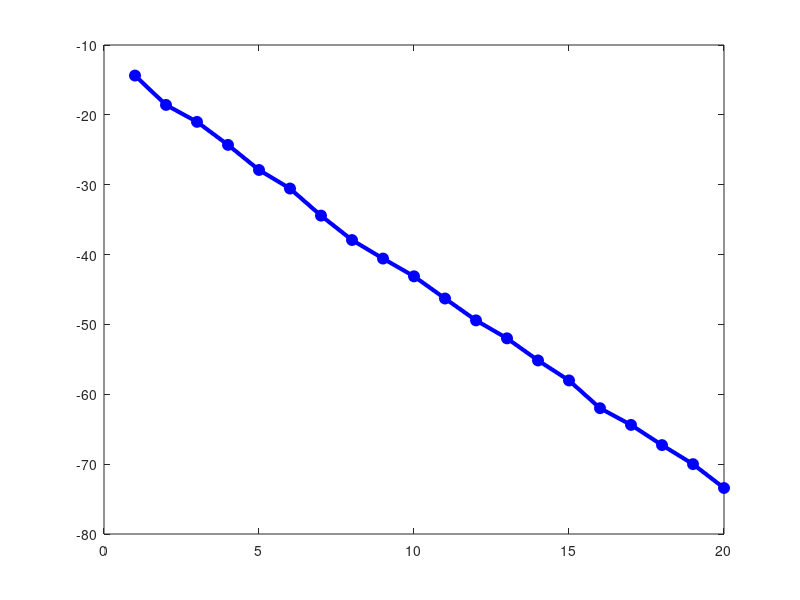
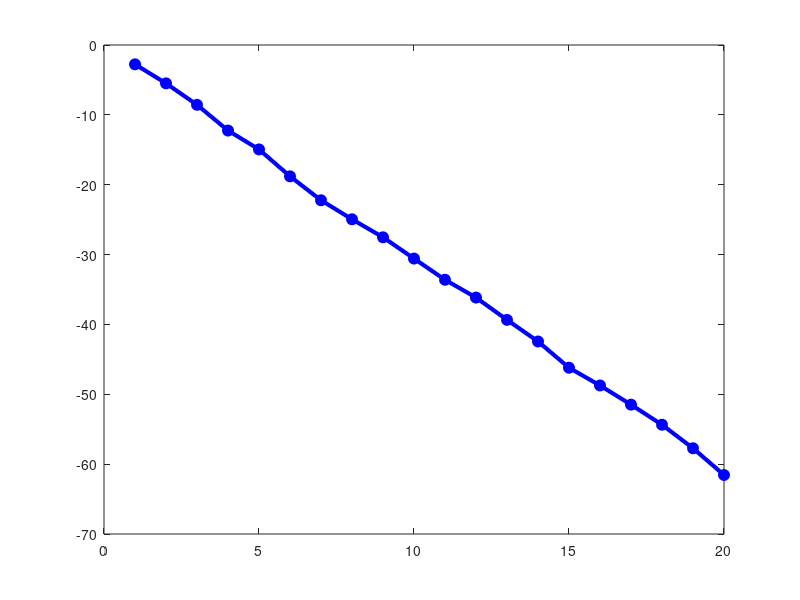

The MATLAB source for these figures, in order:
matricule = 514162
bulletsize = 8; bulletcolor = 'blue';
bullet = {'o','markerfacecolor',bulletcolor,'color',bulletcolor,...
          'markersize',bulletsize};
rand('state',matricule);
if exist('condA') ~= 1, condA = 1.e14; end
if exist('sizeA') ~= 1, sizeA = 10; end
n = sizeA;

% create matrices of size n x n with given condition number
% First make random matrix
X = rand(n,n);
% then find QR-factorisation to obtain an orthogonal matrix U
[U R] = qr(X);
% repeat the procedure to obtain an orthogonal matrix V
X = rand(n,n);
[V R] = qr(X);
% construct a diagonal matrix with condition number as given
Sigma = diag(1+(n-1:-1:0)/(n-1)*(condA-1));
A = U*Sigma*V';
% reduce values of A to the interval [-1,1]
A = A/max(max(abs(A)));
% check that condition number is as given
condAtest = cond(A)

x = floor(10*rand(n,1));
b = A*x;

xhat0 = A\b; % solution initiale

nit = 20;
rr = zeros(n,nit+1); eehat = zeros(n,nit+1);
%
% Implémentation d'une boucle de raffinements itératifs for i=1:nit
% et stockage des erreurs et des résidus après chaque raffinement dans rr et ee 
% Donc:
% <initialisations de r, ehat, xhat>
% Initialisation des résidus et des erreurs
rr = zeros(n, nit+1);
eehat = zeros(n, nit+1);

% Initialisation de xhat (solution initiale)
xhat = xhat0;
r =b;
ehat = A\r;
% Boucle de raffinements itératifs
for i = 1:nit
    % Calcul du résidu r = b - A*xhat
    r = r - A*ehat;

    % Résolution du système linéaire A*ehat = r en utilisant la factorisation LU
    [L, U] = lu(A);
    ehat = U \ (L \ r);

    % Mise à jour des résidus et des erreurs
    rr(:, i+1) = r;    % Stocke le résidu r à l'itération i
    eehat(:, i+1) = ehat;    % Stocke l'erreur ehat à l'itération i

    % Mise à jour de xhat pour l'itération suivante
    xhat = xhat + ehat;

    % Note : xhat(i+1) est la nouvelle estimation de la solution à l'itération i+1
end

normrr = sqrt(sum(rr.^2));
normeehat = sqrt(sum(eehat.^2));


figure(1)
normrr = sqrt(sum(rr.^2));
plot((0:nit),log10(normrr),'b','linewidth',3)
hold on
plot((0:nit),log10(normrr),bullet{:})
hold off

figure(2)
normeehat = sqrt(sum(eehat.^2));
plot((0:nit),log10(normeehat),'b','linewidth',3)
hold on
plot((0:nit),log10(normeehat),bullet{:})
hold off